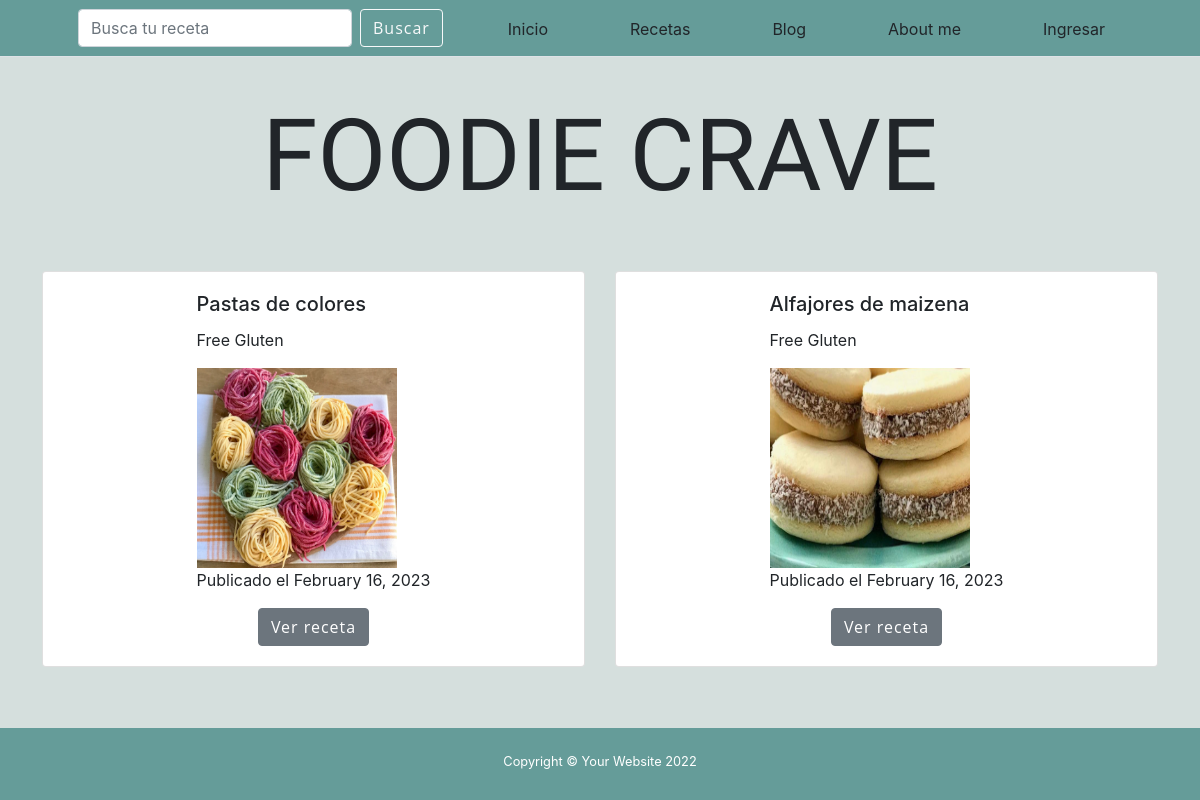
The page / on the database its author committed.
### AppCoder/models.py (models this page shows, shortened)
class Recetas(models.Model):
    TIPO_OPCIONES = [
        (1, "Vegetariano"),
        (2, "Vegano"),
        (3, "Contiene carne"),
        (4, "Free Gluten")
    ]
    DIFICULTAD_OPCIONES= [
        (1,"Facil"),
        (2,"Media"),
        (3,"Dificil")
    ]
    nombre = models.CharField(max_length=40);
    tipo = models.IntegerField(null=False,blank=False,choices= TIPO_OPCIONES)
    tiempo =  models.IntegerField()
    dificultad = models.IntegerField(null=False,blank=False, choices= DIFICULTAD_OPCIONES)
    ingredientes = RichTextField()
    instrucciones = RichTextField()
    fecha = models.DateTimeField(auto_now_add=True)
    imagen = models.ImageField(null=True,blank=True, upload_to= "imagenes/")
    def get_tipo_display(self):
        for tipo in self.TIPO_OPCIONES:
            if self.tipo == tipo[0]:
                return tipo[1]
        return None

### AppCoder/views.py (the view)
# urls.py: path('', inicio ,name="Inicio"),
def inicio (request):
    ultimas_recetas = Recetas.objects.order_by('-fecha')[:2]
    ultimos_blogs = Blog.objects.order_by('-fecha')[:2]
    context = {
        'ultimas_recetas': ultimas_recetas,
        'ultimos_blogs': ultimos_blogs
    }
    if request.user.is_authenticated:
        avatar = obtener_avatar(request)
        context['avatar'] = avatar
    return render(request, 'AppCoder/inicio.html', context)

### AppCoder/templates/AppCoder/inicio.html (shortened to what this page needs)
{% extends 'AppCoder/padre.html' %}
{% load static %}
{% block contenidoQueCambia %}
<div class="container">
	<div class="row">
		<div id="carouselExampleControls" class="carousel slide" data-bs-ride="carousel">
			<div class="carousel-inner">
				<div class="carousel-item active">
					<div class="row">
						{% for receta in ultimas_recetas %}
						<div class="col-md-6">
							<div class="card" style="place-items: center;">
								<div class="card-body">
									<h5 class="card-title">{{ receta.nombre }}</h5>
									<p class="card-text">{{ receta.get_tipo_display }}</p>
									<img src="{{ receta.imagen.url }}" alt="{{ recetas.nombre }}" style="height:200px;width: 200px;">
									<p class="card-text">Publicado el {{ receta.fecha|date:"F j, Y" }}</p>
									<div class="d-flex justify-content-center align-items-center">
										<a href="{% url 'RecetasDetalles' receta.id %}" class="btn btn-secondary mx-auto">Ver
											receta</a>
									</div>
								</div>
							</div>
						</div>
						{% endfor %}
					</div>
				</div>
			</div>
		</div>
	</div>
	<div class="row">
		<button class="carousel-control-prev" type="button" data-bs-target="#carouselExampleControls" data-bs-slide="prev">
			<span class="carousel-control-prev-icon" aria-hidden="true"></span>
		</button>
		<button class="carousel-control-next" type="button" data-bs-target="#carouselExampleControls" data-bs-slide="next">
			<span class="carousel-control-next-icon" aria-hidden="true"></span>
		</button>
	</div>
</div>
{% endblock %}

### AppCoder/templates/AppCoder/padre.html (style rules this page uses)
html { min-height: 100%; position: relative; }
body { margin: 0; margin-bottom: 80px; }

### rows shown on the page
Recetas: nombre "Pastas de colores", tipo "Free Gluten", imagen (picture), fecha "February 16, 2023"
Recetas: nombre "Alfajores de maizena", tipo "Free Gluten", imagen (picture), fecha "February 16, 2023"
